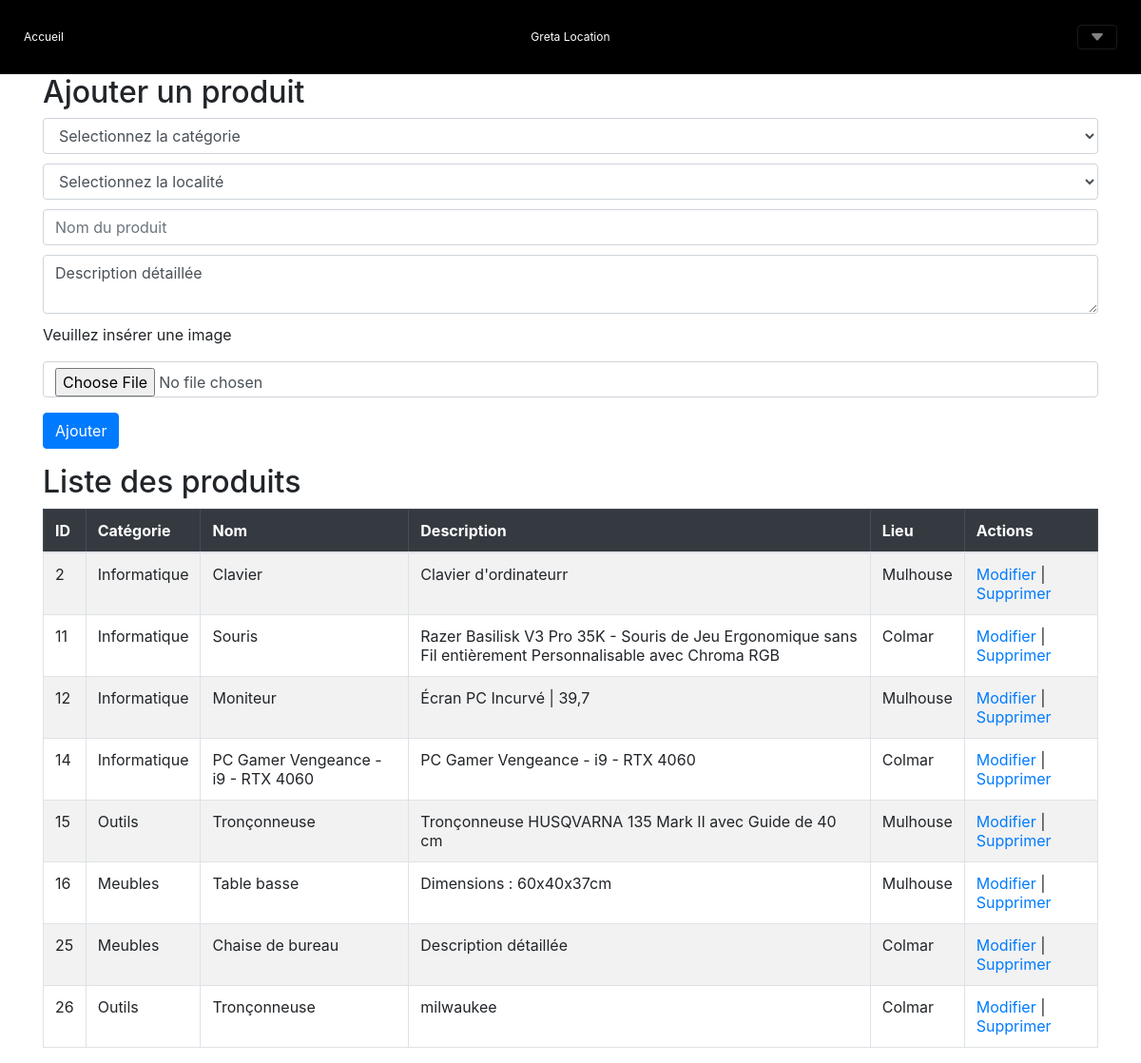
/?action=allProduits (signed in), run on the app's committed database.
### tables this page shows
CREATE TABLE `equipement` (
  `id` int(11) NOT NULL,
  `catégorie` int(11) NOT NULL,
  `libelle` varchar(50) NOT NULL,
  `description` varchar(255) NOT NULL,
  `lieu` int(11) NOT NULL
);

CREATE TABLE `categorie` (
  `id` int(11) NOT NULL,
  `libelle` varchar(20) NOT NULL
);

CREATE TABLE `localisation` (
  `id` int(11) NOT NULL,
  `libelle` varchar(50) NOT NULL
);

### Controlleur/ctrlAdminProduit.php (called while the page is built, shortened)
<?php
include_once("vue/VueEntete.php");
include_once("Model/ModelEquipementDAO.php");
$equipement = ModelEquipementDAO::getAllEquipement();
include_once("vue/privilege/VueAllProduits.php");
include_once("vue/VuePied.php");
?>

### index.php (called while the page is built, shortened)
<?php
    $racine = dirname(__FILE__);
    $action = filter_input(INPUT_GET, 'action', FILTER_SANITIZE_STRING);
    $controleur = Routeur::getControleur($action);
    include "$racine/Controlleur/$controleur";
    ?>

### Data/connexionDB.php (called while the page is built, shortened)
<?php
   class ConnexionDB{
        private static $connexion;
        public static function getInstance(){
            if(!self::$connexion){
                try {
                    $serveur = 'mysql:host=localhost;';
                    $bdd = 'dbname=gretagenis';
                    $user = 'root' ;
                    $mdp = '' ;
                    self::$connexion = new PDO($serveur.$bdd, $user, $mdp);
                    self::$connexion->query("SET CHARACTER SET utf8");
                } catch (PDOException $e) {
                        echo " Error connexion: " . $serveur . " " . $bdd . " " . $user . " " . $mdp . " " . $e->getMessage() ;
                        throw new Exception("Erreur à  la connexion \n" . $e->getMessage());
                }
            }
            return self::$connexion;
        }
     }
?>

### Model/ModelEquipementDAO.php (called while the page is built, shortened)
<?php
include_once("./Data/ConnexionDB.php");
include_once("./classes/Equipement.php");
include_once("./Model/ModelCategorieDAO.php");
include_once("./Model/ModelLieuDAO.php");
class ModelEquipementDAO {
    public static function getAllEquipement($cat = null, $lieu = null){
        try{
            if((isset($cat) && isset($lieu)) || isset($cat) ||isset($lieu)){
                if($cat != null && $lieu == null){
                    if(ModelCategorieDAO::existCategorie($cat)){
                        $sql = "SELECT * FROM equipement WHERE catégorie = ? ORDER BY catégorie,lieu";
                        $param = array($cat);
                    }else{
                        echo '<script>window.location.href="./?action=accueil"</script>';
                        die();
                    }
                }else if($cat == null && $lieu != null){
                    if(ModelLieuDAO::existLieu($lieu)){
                        $sql = "SELECT * FROM equipement WHERE lieu = ? ORDER BY catégorie,lieu";
                        $param = array($lieu);
                    }else{
                        echo '<script>window.location.href="./?action=accueil"</script>';
                        die();
                    }
                }else{
                    if(ModelCategorieDAO::existCategorie($cat) && ModelLieuDAO::existLieu($lieu)){
                        $sql = "SELECT * FROM equipement WHERE catégorie = ? AND lieu = ? ORDER BY catégorie,lieu";
                        $param = array($cat,$lieu);
                    }else{
                        echo '<script>window.location.href="./?action=accueil"</script>';
                    }
                }
                    $req = ConnexionDB::getInstance()->prepare($sql);
                    $req ->execute($param);
                    if($req->rowCount() <1){
                        return [];
                    }
            }else{
                $req = ConnexionDB::getInstance()->query("SELECT * FROM equipement ");
            }
             while ($ligne = $req->fetch(PDO::FETCH_ASSOC)) {
                $unObjet = new Equipement(
                    $ligne['id'],
                    $ligne['libelle'],
                    ModelCategorieDAO::getCategorie($ligne['catégorie']),
                    $ligne['description'],
                    $ligne['lieu']
            );
                $resultat[] = $unObjet;
            }
                return $resultat;
        }catch(PDOException $ex){
            print "Erreur : ". $ex->getMessage();
        }
    }
}
?>

### Model/ModelCategorieDAO.php (called while the page is built, shortened)
<?php
include_once("Data/ConnexionDB.php");
class ModelCategorieDAO{
    public static function getCategorie($id){
        $req = ConnexionDB::getInstance()->prepare("SELECT libelle FROM categorie WHERE id = ?");
        $req -> execute(array($id));
        $row = $req->fetch(PDO::FETCH_ASSOC);
        return $row['libelle'];
    }
}
?>

### classes/Equipement.php (called while the page is built)
<?php
class Equipement {
    private string $code;
    private string $libelle;
    private ?string $categorie ;
    private ?string $desc;
    private ?string $lieu;
        function __construct(string $code, string $libelle, string $c = null, $d = null,$l = null){
            $this->code = $code;
            $this->libelle = $libelle;
            $this->categorie = $c;
            $this ->desc = $d;
            $this->lieu = $l;
        }
    public function getLibelle(){
        return $this->libelle;
    }
    public function getLieu(){
        return $this->lieu;
    }
    public function getCode(){
        return $this->code;
    }
    public function getCategorie(){
        return $this->categorie;
    }
    public function getDescription(){
        return $this->desc;
    }
}

### Model/ModelLieuDAO.php (called while the page is built, shortened)
<?php
include_once("Data/ConnexionDB.php");
class ModelLieuDAO{
    public static function getLieu($id){
        $req = ConnexionDB::getInstance()->prepare("SELECT libelle FROM localisation WHERE id = ?");
        $req -> execute(array($id));
        $row = $req->fetch(PDO::FETCH_ASSOC);
        return $row['libelle'];
    }
}
?>

### Vue/privilege/vueAllProduits.php (the view, shortened to what this page needs)
<div class="container">
    <div class="product-form">
        <h2>Ajouter un produit</h2>
        <form method="POST" enctype="multipart/form-data">
            <select name="categorie" class="form-control mbottom">
                <option value="" disabled selected>Selectionnez la catégorie</option>
            </select>
            <select id="lieu" name="lieu" class="form-control mbottom">
                    <option value="" disabled selected>Selectionnez la localité</option>
            </select>
            <input type="text" name="nom" class="form-control mbottom" placeholder="Nom du produit" required>
            <textarea name="desc" class="form-control mbottom" placeholder="Description détaillée" required>Description détaillée</textarea>
            <p>Veuillez insérer une image</p> <input type="file" name="image" id="image" class="form-control" required>
            <button type="submit" class="btn btn-primary mt-3" name="ajouter">Ajouter</button>
        </form>
    </div>
    <div class="product-list table-responsive">
        <h2>Liste des produits</h2>
        <table class="table table-bordered table-striped">
            <thead class="table-dark">
                <tr>
                    <th>ID</th>
                    <th>Catégorie</th>
                    <th>Nom</th>
                    <th>Description</th>
                    <th>Lieu</th>
                    <th>Actions</th>
                </tr>
            </thead>
            <tbody>
                <?php if(count($equipement) > 0):?>
                    <?php foreach($equipement as $equip): ?>
                <tr>
                    <td><?=$equip->getCode(); ?></td>
                    <td><?=$equip->getCategorie(); ?></td>
                    <td><?=$equip->getLibelle(); ?></td>
                    <td><?=$equip->getDescription()?></td>
                    <td><?=ModelLieuDAO::getLieu($equip->getLieu());?></td>
                    <td>
                        <a href="#" data-toggle="modal" data-target="#editModal" data-id="<?=$equip->getCode();?>" data-desc="<?=$equip->getDescription()?>" data-nom="<?=$equip->getLibelle();?>"">Modifier</a> |
                        <a  class="delete-btn" href="./?action=allProduits&supprimer=<?=$equip->getCode();?>" data-toggle="modal" data-target="#confirmDeleteModal" data-id="<?=$equip->getCode();?>">Supprimer</a>
                    </td>
                </tr>
                <?php endforeach; ?>
                <?php endif;?>
            </tbody>
        </table>
    </div>
</div>

### Vue/privilege/vueAllProduits.php (style rules this page uses)
.mbottom { margin-bottom:10px; }

### data on the page
equipement: id "2", catégorie.libelle "Informatique", libelle "Clavier", description "Clavier d'ordinateurr", lieu.libelle "Mulhouse"
equipement: id "11", catégorie.libelle "Informatique", libelle "Souris", description "Razer Basilisk V3 Pro 35K - Souris de Jeu Ergonomique sans Fil entièrement Personnalisable avec Chroma RGB", lieu.libelle "Colmar"
equipement: id "12", catégorie.libelle "Informatique", libelle "Moniteur", description "Écran PC Incurvé | 39,7", lieu.libelle "Mulhouse"
equipement: id "14", catégorie.libelle "Informatique", description "PC Gamer Vengeance - i9 - RTX 4060", Description "PC Gamer Vengeance - i9 - RTX 4060", lieu.libelle "Colmar"
equipement: id "15", catégorie.libelle "Outils", libelle "Tronçonneuse", description "Tronçonneuse HUSQVARNA 135 Mark II avec Guide de 40 cm", lieu.libelle "Mulhouse"
equipement: id "16", catégorie.libelle "Meubles", libelle "Table basse", description "Dimensions : 60x40x37cm", lieu.libelle "Mulhouse"
equipement: id "25", catégorie.libelle "Meubles", libelle "Chaise de bureau", description "Description détaillée", lieu.libelle "Colmar"
equipement: id "26", catégorie.libelle "Outils", libelle "Tronçonneuse", description "milwaukee", lieu.libelle "Colmar"
